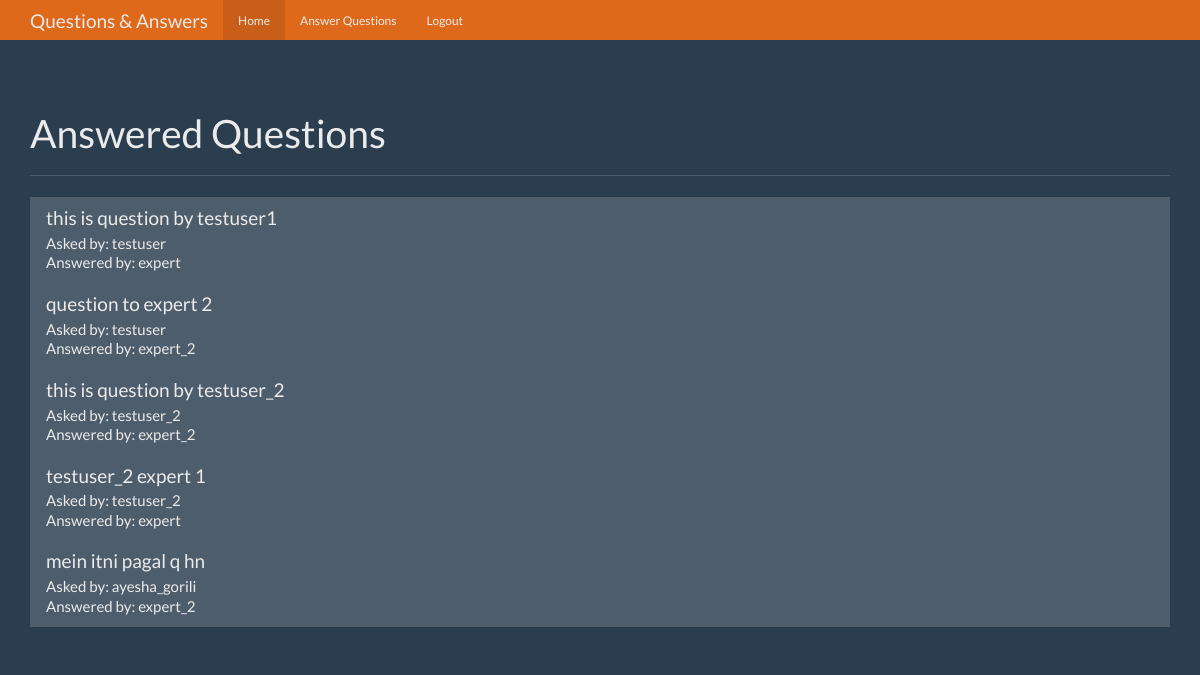
/ (signed in), run on the app's committed database.
### tables this page shows
CREATE TABLE questions (
    id integer primary key autoincrement,
    question_text text not null,
    answer_text text,
    asked_by_id integer not null,
    expert_id integer not null
);

CREATE TABLE users (
    id integer primary key autoincrement,
    name text not null,
    password text not null,
    expert boolean not null,
    admin boolean not null 
);

### app.py (the view)
@app.route('/')
def index():
    user = get_current_user()
    db = get_db()
    questions_cur = db.execute('select questions.id as question_id, questions.question_text, askers.name as asker_name, experts.name as expert_name from questions join users as askers on askers.id = questions.asked_by_id join users as experts on experts.id = questions.expert_id where questions.answer_text !="" ')
    questions_result = questions_cur.fetchall()
    return render_template('home.html', user=user, questions=questions_result)

### app.py (called while the page is built)
def get_current_user():
    user_result = None
    if 'user' in session:
        db = connect_db()
        user = session['user']
        cur = db.execute(
            'select id,name,password,expert,admin from users where name = ?', [user])
        user_result = cur.fetchone()
    return user_result

### database.py (called while the page is built)
def connect_db():
    current_path = os.getcwd()
    db_name = "questions.db"
    sql = sqlite3.connect(f"{current_path}/{db_name}")
    sql.row_factory = sqlite3.Row
    return sql

def get_db():
    if not hasattr(g, 'sqlite_db'):
        g.sqlite_db = connect_db()
    return g.sqlite_db

### templates/home.html (shortened to what this page needs)
{% from "nav_bar.html" import show_links %}
<!DOCTYPE html>
<html lang="en">
  <head>
    <link
      href="{{ url_for('static', filename='bootstrap.min.css') }}"
      rel="stylesheet"
    />
    <link
      href="{{ url_for('static', filename='theme.css') }}"
      rel="stylesheet"
    />
  </head>
  <body>
    <nav class="navbar navbar-inverse navbar-fixed-top">
      <div class="container">
        <div class="navbar-header">
          <a class="navbar-brand" href="#">Questions & Answers</a>
        </div>
        <div id="navbar" class="navbar-collapse collapse">
          {{ show_links(user) }}
        </div>
      </div>
    </nav>
    <div class="container theme-showcase" role="main">
      <div class="page-header">
        <h1>Answered Questions</h1>
      </div>
      <div class="row">
        <div class="col-lg-12">
          <div class="list-group">
            {% for question in questions %}
            <a
              href="{{ url_for('question', question_id=question['question_id'])}}"
              class="list-group-item"
            >
              <h4 class="list-group-item-heading">
                {{ question['question_text'] }}
              </h4>
              <p class="list-group-item-text">
                Asked by: {{ question['asker_name'] }}
              </p>
              <p class="list-group-item-text">
                Answered by: {{ question['expert_name'] }}
              </p>
            </a>
            {% endfor %}
          </div>
        </div>
      </div>
    </div>
  </body>
</html>

### static/theme.css (style rules this page uses)
body { padding-top: 70px; padding-bottom: 30px; }

### data on the page
questions: question_text "this is question by testuser1", asker_name "testuser", expert_name "expert"
questions: question_text "question to expert 2", asker_name "testuser", expert_name "expert_2"
questions: question_text "this is question by testuser_2", asker_name "testuser_2", expert_name "expert_2"
questions: question_text "testuser_2 expert 1", asker_name "testuser_2", expert_name "expert"
questions: question_text "mein itni pagal q hn", asker_name "ayesha_gorili", expert_name "expert_2"
